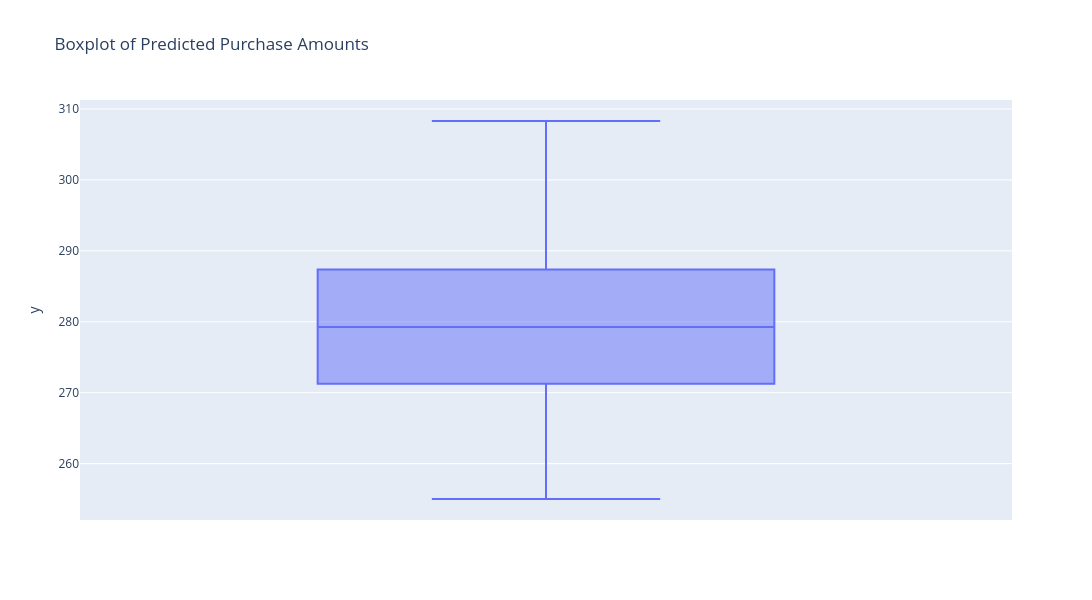

Write notebook code for a chart like this one.
### Code cell
# Checking if there are outliers in the predictions
# Define the feature matrix first
X = df[['Age', 'Frequency_of_Purchase', 'Time_Spent_on_Product_Research(hours)', 'Time_to_Decision']]

# Generate predictions using the model
# First, ensure the model exists; if not create it
from sklearn.linear_model import LinearRegression
model = LinearRegression()
model.fit(X, df['Purchase_Amount'])

# Generate predictions for the current dataset
projections = model.predict(X)

# Create boxplot of actual predictions (not projections)
fig = px.box(y=projections, title='Boxplot of Predicted Purchase Amounts')
fig.update_layout(width=1200, height=600)
fig.show()

### Figure 1 — Plotly figure (JSON) as saved in the notebook; plotly's stock layout.template omitted (floating-point values rounded to 4 significant figures; data arrays with more than 128 entries replaced by an {"elided": "..."} marker saying what was removed)
{"data": [{"alignmentgroup": "True", "hovertemplate": "y=%{y}<extra></extra>", "legendgroup": "", "marker": {"color": "#636efa"}, "name": "", "notched": false, "offsetgroup": "", "orientation": "v", "showlegend": false, "type": "box", "x0": " ", "xaxis": "x", "y": {"elided": "564 float values"}, "y0": " ", "yaxis": "y"}], "layout": {"boxmode": "group", "height": 600, "legend": {"tracegroupgap": 0}, "title": {"text": "Boxplot of Predicted Purchase Amounts"}, "width": 1200, "xaxis": {"anchor": "y", "domain": [0, 1]}, "yaxis": {"anchor": "x", "domain": [0, 1], "title": {"text": "y"}}}}
